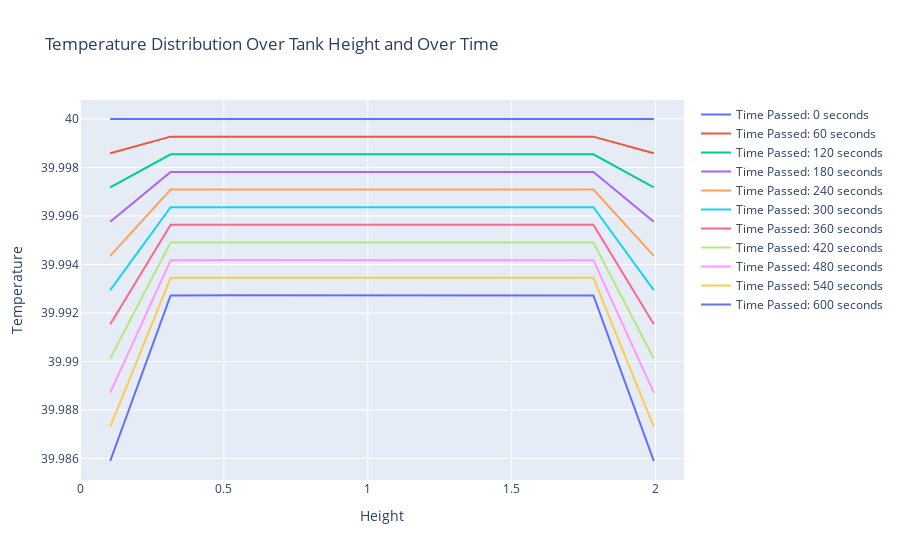
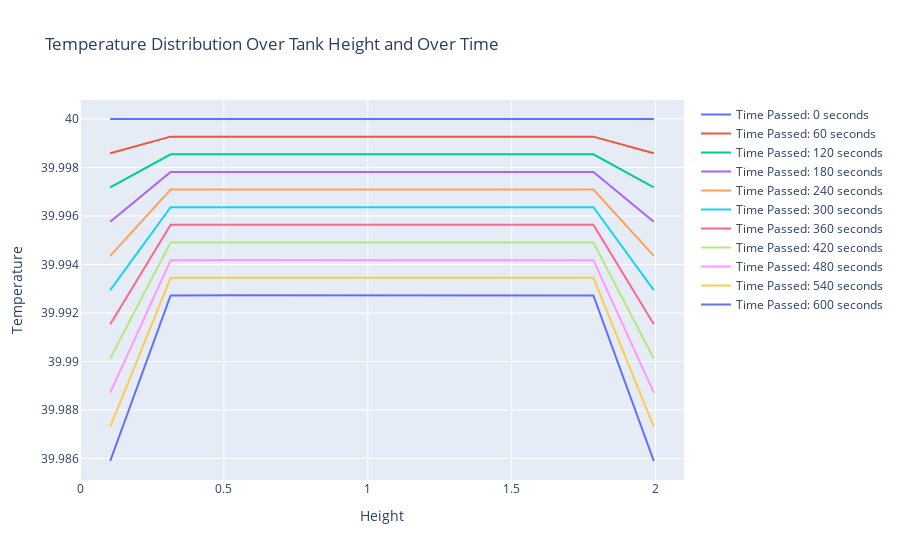

The notebook cell saved with these charts, in order:
### Markdown cell above
# Model 2: (in)direct heat exchange

### Code cell
import numpy as np
import matplotlib.pyplot as plt
import plotly.graph_objects as go
import plotly.express as px

############### Definitons for the model
class HeatDistributionVector_model2:
    def __init__(self, alpha, beta_i, beta_bottom, beta_top, lambda_i, phi_i, z, T_a, T_initial, dt, Qdot, mdot, Tm):
        self.alpha = alpha                           # heat diffusivity
        self.beta_i = beta_i                         # heat loss coefficient to the ambient in the inner layers
        self.beta_bottom = beta_bottom               # heat loss coefficient to the ambient at the bottom layer (i=0)
        self.beta_top = beta_top                     # heat loss coefficient to the ambient at the top layer (i=-1)
        self.lambda_i = lambda_i                     # coefficient of the input heat
        self.phi_i = phi_i                           # coefficient of the input flow/stream
        
        self.z = z                                   # height of the tank
        self.num_layers = len(T_initial)             # number of layers (steps in space)
        self.dt = dt                                 # step size in time (time step)

        self.T_initial = np.array(T_initial)         # initial state of the temperatures along the tank [list] !!! Same lenght as num_layers
        self.T_a = T_a                               # ambient temperature outside of the tank
        self.Qdot= Qdot                              # vector conaining the Q_i of each layer
        self.mdot = mdot                             # vector conaining the streams flowing into /out of the tank mdot_i of each layer
        self.Tm = Tm                                 # vector containing the temperatures of the streams flowing in/out of the tank (each mdot_i has a Tm_i)

        
        self.dz = z / self.num_layers                # step size in space (delta z, height of a layer) is total height/number of layers, num_layers = how big the initial temperature vector is
        # Create a 
        self.heights = [i * self.dz + self.dz/2 for i in range(len(T_initial))]     # list representing the height of the tank for plotting the temperatures in the middle of each layer
  


 # definition of the solver for the temperature vector in the next time step       
    def vector_solve(self, num_steps):
        T_old = np.copy(self.T_initial)
        results = [T_old.copy()]                    # Store initial temperature array

        for _ in range(num_steps):

            T_new = np.copy(T_old)

            T_old_next = np.roll(T_old, -1)         # roll every i by -1 so that the "next" i is selected
            T_old_prev = np.roll(T_old, 1)          # roll every i by 1 so that the "previous" i is selected
            
            # Apply heat transfer equation for model 0
            T_new = (T_old
                      + (((self.alpha) * (T_old_next - (2*T_old) + T_old_prev) / (self.dz**2))  # diffusion between layers
                      + (self.beta_i * (self.T_a - T_old))                                      # losses to the ambient
                      + ((self.lambda_i/self.dz) * self.Qdot)                                   # indirect heat input (heat exchanger)
                      + ((self.phi_i/self.dz) * self.mdot * (self.Tm - T_old))                  # direct heat input (stream)
                      )* self.dt)
            
            # Boundary conditions
            T_new[0] = (T_old[0]
                         + (((self.alpha) * (T_old[1] - (2*T_old[0]) + T_old[0]) / (self.dz**2))
                         + ((self.beta_i + self.beta_bottom) * (self.T_a - T_old[0]))
                         + ((self.lambda_i/self.dz) * self.Qdot[0])
                         + ((self.phi_i/self.dz) * self.mdot[0] * (self.Tm[0] - T_old[0]))  
                         )* self.dt)        # heat loss through sides of the tank (beta_i) and through the floor (beta_bottom)
            
            T_new[-1] = (T_old[-1]
                          + (((self.alpha) * (T_old[-1] - (2*T_old[-1]) + T_old[-2]) / (self.dz**2))
                          + ((self.beta_i + self.beta_top)* (self.T_a - T_old[-1])) 
                          + ((self.lambda_i/self.dz) * self.Qdot[-1])
                          + ((self.phi_i/self.dz) * self.mdot[-1] * (self.Tm[-1] - T_old[-1]))
                          )* self.dt)       # heat loss through sides of the tank (beta_i) and through ceiling (beta_top)

            T_old = np.copy(T_new) # return the new temperature as old temperature for the next iteration

            results.append(T_old.copy())            # Store the updated temperature array fo later plot

        return T_old, results
     
 # check the stability of the model with the selected dt
    def stability_check(self):
        # check if the time step dt is small enough with CFL condition: dt <= (dz^2) / (2 * alpha)
        cfl_dt_max = (self.dz ** 2) / (2 * self.alpha)
        if self.dt > cfl_dt_max:
            print(f"Warning: Time step size dt {self.dt} exceeds CFL stability limit ({cfl_dt_max}).")
            sc = 1
        else:
            sc = 0
        return sc
    

# Plot the layer temperatures over the height for different times
def plot_results_height(results, heights):
    # Create traces for each time step
    traces = []
    for i, temp_array in enumerate(results):            # results in [time x layers] -> enumerate gives all values of one row for one index (column) -> all layers (row) at one time
        time_passed = dt * i                            # Calculate the time passed
        trace = go.Scatter(
            x=heights,                                      # X axis is the height of each layer
            y=temp_array,                               # Y axis is the temperatures in each layer
            mode='lines',
            name=f'Time Passed: {time_passed} seconds'   # Use calculated time in legend
        )
        traces.append(trace)

    # Create the plot layout
    layout = go.Layout(
        title='Temperature Distribution Over Tank Height and Over Time',
        xaxis=dict(title='Height', range=[0, z]),
        yaxis=dict(title='Temperature'),
    )

    # Create the figure and plot it
    fig = go.Figure(data=traces, layout=layout)
    fig.show()

# Plot the layer temperatures over time
def plot_results_time(results, heights, z):
    # Create traces for each layer
    traces = []
    for i, temp_array in enumerate(np.array(results).T):  # Transpose the results array to iterate over layers -> [layers x time] -> row is the temperature over time of one sensor
        time_passed = dt * i                            # Calculate the time passed
        trace = go.Scatter(
            x=np.arange(len(temp_array)),                 # X axis is the timeline (Time steps)
            y=temp_array,                                 # Y axis is the temperature of all layers in each time step    
            mode='lines',
            name=f'Layer {i}'                               # Layer number
        )
        traces.append(trace)

    # Create the plot layout
    layout = go.Layout(
        title='Temperature of Each Layer Over Time',
        xaxis=dict(title='Time Step'),
        yaxis=dict(title='Temperature'),
    )

    # Create the figure and plot it
    fig = go.Figure(data=traces, layout=layout)
    fig.show()



############### 
            
# initial temperature in the tank for each layer
# lenght of the selected T_zero defines the number of layers    
T_1 = np.array([10, 10, 10, 10, 10, 90, 90, 90, 90, 90]) 
T_2 = np.array([10, 20, 30, 60, 50, 90, 30, 0, 15, 20])
T_3 = [100, 80, 50, 60, 20, 50, 10, 20, 50, 80]
T_4 = np.array([100, 90, 80 ,70, 60, 50, 40, 30, 20, 10])
T_5 = [100, 10, 80 ,200, 60, 70, -10, 30, -10, 10]
T_6 = np.array([100, 100, 100, 100, 100, 100, 100, 100, 100, 100]) 
T_7 = np.array([65, 65, 65, 65, 65, 65, 65, 65, 65, 65]) # standard initial temperature
T_8 = np.full(10, 40)

T_a = 20                            # ambient temperature

# tank description
T_zero = T_8                        # initial temperature vector
z = 2.099                               # height of the tank [m]
dz = z / len(T_zero)                # height of the section (layer)
d = 0.79                             # diameter of the cross section [m]
P_i = np.pi * d                     # cross-sectional perimeter [m]
A_i = np.pi * (d/2)**2              # cross-sectional area [m²]


# material properties
alpha = 0.000000146                 # heat diffusivity of the fluid [m²/s]
rho = 998                           # density of the fluid [kg/m³]
cp =  4186                          # heat capacity of the fluid [J/kgK]
k_i = 0.5                           # thermal condunctance of the wall [W/m²K]

# indirect heat
lambda_i = (1/(A_i*rho*cp))         # coefficient of the input heat
Qdot0 = np.array([0, 0, 0, 0, 0, 0, 0, 0, 0, 0])
Qdot1 = np.array([0, 0, 0, 0, 0
                  
                  , 0, 0, 0, 0, 0])
Qdot = Qdot1

# direct heat
phi_i = (1/(A_i*rho))
mdot = np.array([0, 0, 0, 0, 0, 0, 0, 0, 0, 0])
Tm = np.full(10,70)


dt = 60                             # length of the time steps [s]
num_steps = 10                    # number of time steps to be made


# losses: Beta calculations
beta_i = (P_i*k_i)/(rho * cp * A_i) # coefficient of heat losses through the wall of the tank [1/s]
beta_top = (k_i/(rho * cp * dz))    # coefficient of heat losses through the ceiling of the tank [1/s]
beta_bottom = (k_i/(rho * cp * dz)) # coefficient of heat losses through the ground of the tank [1/s]

print("beta_i", beta_i)
print("beta_top", beta_top)
print("beta_bottom", beta_bottom)

qloss = 138.75
Uwert = (qloss)/((P_i*z + 2*A_i)*(65-20))
Uwert2 = (qloss)/((P_i*z + A_i)*(65-20))
print("U-wert", Uwert)
print("U-wert2", Uwert2)
print("defined k_i", k_i)

tank_vector = HeatDistributionVector_model2(alpha, beta_i, beta_bottom, beta_top, lambda_i, phi_i, z, T_a, T_zero, dt, Qdot, mdot, Tm)
stability = tank_vector.stability_check()

if (stability == 0):
    # Solve for the temperatures
    final_temperature, results = tank_vector.vector_solve(num_steps)
    # Plot the results
    plot_results_height(results, tank_vector.heights)
    #plot_results_time(results, tank_vector.heights, tank_vector.z)



tank_vector1 = HeatDistributionVector_model1(alpha, beta_i, beta_bottom, beta_top, z, T_a, T_zero, dt)
stability = tank_vector1.stability_check()

if (stability == 0):
    # Solve for the temperatures
    final_temperature, results = tank_vector1.vector_solve(num_steps)
    # Plot the results
    plot_results_height(results, tank_vector1.heights)
    #plot_results_time(results, tank_vector1.heights, tank_vector1.z)

### Figure 1 — Plotly figure (JSON) as saved in the notebook; plotly's stock layout.template omitted (floating-point values rounded to 4 significant figures)
{"data": [{"mode": "lines", "name": "Time Passed: 0 seconds", "type": "scatter", "x": [0.105, 0.3149, 0.5248, 0.7347, 0.9446, 1.154, 1.364, 1.574, 1.784, 1.994], "y": [40, 40, 40, 40, 40, 40, 40, 40, 40, 40]}, {"mode": "lines", "name": "Time Passed: 60 seconds", "type": "scatter", "x": [0.105, 0.3149, 0.5248, 0.7347, 0.9446, 1.154, 1.364, 1.574, 1.784, 1.994], "y": [40.0, 40.0, 40.0, 40.0, 40.0, 40.0, 40.0, 40.0, 40.0, 40.0]}, {"mode": "lines", "name": "Time Passed: 120 seconds", "type": "scatter", "x": [0.105, 0.3149, 0.5248, 0.7347, 0.9446, 1.154, 1.364, 1.574, 1.784, 1.994], "y": [40.0, 40.0, 40.0, 40.0, 40.0, 40.0, 40.0, 40.0, 40.0, 40.0]}, {"mode": "lines", "name": "Time Passed: 180 seconds", "type": "scatter", "x": [0.105, 0.3149, 0.5248, 0.7347, 0.9446, 1.154, 1.364, 1.574, 1.784, 1.994], "y": [40.0, 40.0, 40.0, 40.0, 40.0, 40.0, 40.0, 40.0, 40.0, 40.0]}, {"mode": "lines", "name": "Time Passed: 240 seconds", "type": "scatter", "x": [0.105, 0.3149, 0.5248, 0.7347, 0.9446, 1.154, 1.364, 1.574, 1.784, 1.994], "y": [39.99, 40.0, 40.0, 40.0, 40.0, 40.0, 40.0, 40.0, 40.0, 39.99]}, {"mode": "lines", "name": "Time Passed: 300 seconds", "type": "scatter", "x": [0.105, 0.3149, 0.5248, 0.7347, 0.9446, 1.154, 1.364, 1.574, 1.784, 1.994], "y": [39.99, 40.0, 40.0, 40.0, 40.0, 40.0, 40.0, 40.0, 40.0, 39.99]}, {"mode": "lines", "name": "Time Passed: 360 seconds", "type": "scatter", "x": [0.105, 0.3149, 0.5248, 0.7347, 0.9446, 1.154, 1.364, 1.574, 1.784, 1.994], "y": [39.99, 40.0, 40.0, 40.0, 40.0, 40.0, 40.0, 40.0, 40.0, 39.99]}, {"mode": "lines", "name": "Time Passed: 420 seconds", "type": "scatter", "x": [0.105, 0.3149, 0.5248, 0.7347, 0.9446, 1.154, 1.364, 1.574, 1.784, 1.994], "y": [39.99, 39.99, 39.99, 39.99, 39.99, 39.99, 39.99, 39.99, 39.99, 39.99]}, {"mode": "lines", "name": "Time Passed: 480 seconds", "type": "scatter", "x": [0.105, 0.3149, 0.5248, 0.7347, 0.9446, 1.154, 1.364, 1.574, 1.784, 1.994], "y": [39.99, 39.99, 39.99, 39.99, 39.99, 39.99, 39.99, 39.99, 39.99, 39.99]}, {"mode": "lines", "name": "Time Passed: 540 seconds", "type": "scatter", "x": [0.105, 0.3149, 0.5248, 0.7347, 0.9446, 1.154, 1.364, 1.574, 1.784, 1.994], "y": [39.99, 39.99, 39.99, 39.99, 39.99, 39.99, 39.99, 39.99, 39.99, 39.99]}, {"mode": "lines", "name": "Time Passed: 600 seconds", "type": "scatter", "x": [0.105, 0.3149, 0.5248, 0.7347, 0.9446, 1.154, 1.364, 1.574, 1.784, 1.994], "y": [39.99, 39.99, 39.99, 39.99, 39.99, 39.99, 39.99, 39.99, 39.99, 39.99]}], "layout": {"title": {"text": "Temperature Distribution Over Tank Height and Over Time"}, "xaxis": {"range": [0, 2.099], "title": {"text": "Height"}}, "yaxis": {"title": {"text": "Temperature"}}}}

### Figure 2 — Plotly figure (JSON) as saved in the notebook; plotly's stock layout.template omitted (floating-point values rounded to 4 significant figures)
{"data": [{"mode": "lines", "name": "Time Passed: 0 seconds", "type": "scatter", "x": [0.105, 0.3149, 0.5248, 0.7347, 0.9446, 1.154, 1.364, 1.574, 1.784, 1.994], "y": [40, 40, 40, 40, 40, 40, 40, 40, 40, 40]}, {"mode": "lines", "name": "Time Passed: 60 seconds", "type": "scatter", "x": [0.105, 0.3149, 0.5248, 0.7347, 0.9446, 1.154, 1.364, 1.574, 1.784, 1.994], "y": [40.0, 40.0, 40.0, 40.0, 40.0, 40.0, 40.0, 40.0, 40.0, 40.0]}, {"mode": "lines", "name": "Time Passed: 120 seconds", "type": "scatter", "x": [0.105, 0.3149, 0.5248, 0.7347, 0.9446, 1.154, 1.364, 1.574, 1.784, 1.994], "y": [40.0, 40.0, 40.0, 40.0, 40.0, 40.0, 40.0, 40.0, 40.0, 40.0]}, {"mode": "lines", "name": "Time Passed: 180 seconds", "type": "scatter", "x": [0.105, 0.3149, 0.5248, 0.7347, 0.9446, 1.154, 1.364, 1.574, 1.784, 1.994], "y": [40.0, 40.0, 40.0, 40.0, 40.0, 40.0, 40.0, 40.0, 40.0, 40.0]}, {"mode": "lines", "name": "Time Passed: 240 seconds", "type": "scatter", "x": [0.105, 0.3149, 0.5248, 0.7347, 0.9446, 1.154, 1.364, 1.574, 1.784, 1.994], "y": [39.99, 40.0, 40.0, 40.0, 40.0, 40.0, 40.0, 40.0, 40.0, 39.99]}, {"mode": "lines", "name": "Time Passed: 300 seconds", "type": "scatter", "x": [0.105, 0.3149, 0.5248, 0.7347, 0.9446, 1.154, 1.364, 1.574, 1.784, 1.994], "y": [39.99, 40.0, 40.0, 40.0, 40.0, 40.0, 40.0, 40.0, 40.0, 39.99]}, {"mode": "lines", "name": "Time Passed: 360 seconds", "type": "scatter", "x": [0.105, 0.3149, 0.5248, 0.7347, 0.9446, 1.154, 1.364, 1.574, 1.784, 1.994], "y": [39.99, 40.0, 40.0, 40.0, 40.0, 40.0, 40.0, 40.0, 40.0, 39.99]}, {"mode": "lines", "name": "Time Passed: 420 seconds", "type": "scatter", "x": [0.105, 0.3149, 0.5248, 0.7347, 0.9446, 1.154, 1.364, 1.574, 1.784, 1.994], "y": [39.99, 39.99, 39.99, 39.99, 39.99, 39.99, 39.99, 39.99, 39.99, 39.99]}, {"mode": "lines", "name": "Time Passed: 480 seconds", "type": "scatter", "x": [0.105, 0.3149, 0.5248, 0.7347, 0.9446, 1.154, 1.364, 1.574, 1.784, 1.994], "y": [39.99, 39.99, 39.99, 39.99, 39.99, 39.99, 39.99, 39.99, 39.99, 39.99]}, {"mode": "lines", "name": "Time Passed: 540 seconds", "type": "scatter", "x": [0.105, 0.3149, 0.5248, 0.7347, 0.9446, 1.154, 1.364, 1.574, 1.784, 1.994], "y": [39.99, 39.99, 39.99, 39.99, 39.99, 39.99, 39.99, 39.99, 39.99, 39.99]}, {"mode": "lines", "name": "Time Passed: 600 seconds", "type": "scatter", "x": [0.105, 0.3149, 0.5248, 0.7347, 0.9446, 1.154, 1.364, 1.574, 1.784, 1.994], "y": [39.99, 39.99, 39.99, 39.99, 39.99, 39.99, 39.99, 39.99, 39.99, 39.99]}], "layout": {"title": {"text": "Temperature Distribution Over Tank Height and Over Time"}, "xaxis": {"range": [0, 2.099], "title": {"text": "Height"}}, "yaxis": {"title": {"text": "Temperature"}}}}
